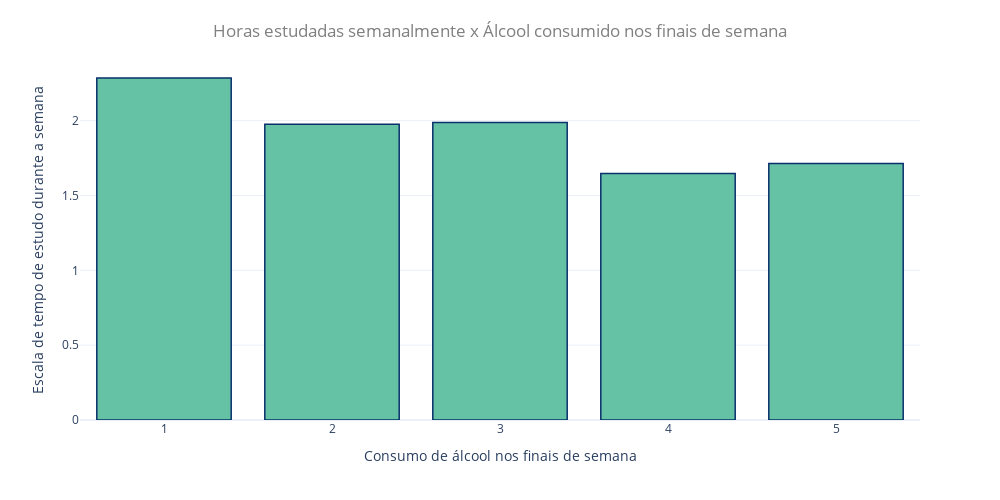

Notebook cell for this chart:
### Code cell
df_alcool = df_edu.groupby(by='Walc').mean()['studytime']

fig = px.bar(df_alcool,template='plotly_white')
fig.update_layout(
    xaxis_title='Consumo de álcool nos finais de semana',
    yaxis_title="Escala de tempo de estudo durante a semana",
    width = 1000, 
    height = 500,
    legend_title="",
    showlegend = False,
    coloraxis_showscale=False,
    title={
        'text': 'Horas estudadas semanalmente x Álcool consumido nos finais de semana',
        'y':0.95,
        'x':0.5,
        'font_color': 'grey'
    })
fig.update_traces(marker_color='rgb(102,194,165)', marker_line_color='rgb(8,48,107)',
                  marker_line_width=1.5)

### Figure 1 — Plotly figure (JSON) as saved in the notebook; plotly's stock layout.template omitted (floating-point values rounded to 4 significant figures)
{"data": [{"alignmentgroup": "True", "hovertemplate": "variable=studytime<br>Walc=%{x}<br>value=%{y}<extra></extra>", "legendgroup": "studytime", "marker": {"color": "rgb(102,194,165)", "line": {"color": "rgb(8,48,107)", "width": 1.5}, "pattern": {"shape": ""}}, "name": "studytime", "offsetgroup": "studytime", "orientation": "v", "showlegend": true, "textposition": "auto", "type": "bar", "x": [1, 2, 3, 4, 5], "xaxis": "x", "y": [2.285, 1.976, 1.988, 1.647, 1.714], "yaxis": "y"}], "layout": {"barmode": "relative", "coloraxis": {"showscale": false}, "height": 500, "legend": {"title": {"text": ""}, "tracegroupgap": 0}, "margin": {"t": 60}, "showlegend": false, "title": {"font": {"color": "grey"}, "text": "Horas estudadas semanalmente x Álcool consumido nos finais de semana", "x": 0.5, "y": 0.95}, "width": 1000, "xaxis": {"anchor": "y", "domain": [0, 1], "title": {"text": "Consumo de álcool nos finais de semana"}}, "yaxis": {"anchor": "x", "domain": [0, 1], "title": {"text": "Escala de tempo de estudo durante a semana"}}}}
